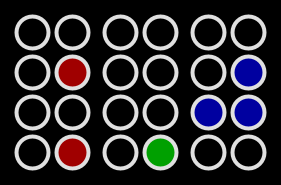
Frame 1 (no input)
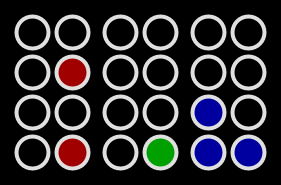
Frame 60 (the mouse pressed at the canvas centre just before this capture)
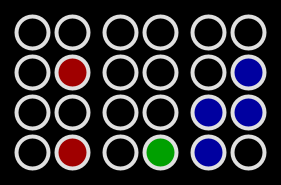
Frame 120 (the mouse held since frame 60 and released just before this capture)

The Processing sketch that drew these frames (run headless with seeded random() and noise(); from frame 60 on, the mouse is pressed at the canvas centre):

// Processing sketch: processing_67257
// ── processing_67257.pde

float r = 16.0;


void setup()
{
  size(281, 185, JAVA2D);
  frameRate(12);
  smooth();
}

void draw()
{
  background(0);
  stroke(224);

  strokeWeight(4);

  printClock(32, 32, color(160, 0, 0), hour());
  printClock(120, 32, color(0, 160, 0), minute());
  printClock(208, 32, color(0, 0, 160), second());
}

void printClock(int x, int y, color c, int number)
{
  String bin = bcd(number);

  for (int i = 0; i < bin.length() - 4; i++)
  {
    if (bin.charAt(i) == '1')
      fill(c);
    else
      noFill();

    ellipse(x, y + 40*i, r*2, r*2);
  }

  for (int i = 4; i < bin.length(); i++)
  {
    if (bin.charAt(i) == '1')
      fill(c);
    else
      noFill();

    ellipse(x + 40, y + 40*(i-4), r*2, r*2);
  }
}

String bcd(int number)
{
  int uni, dec;

  dec = int(number/10);
  uni = number - (dec*10);

  return binary(dec, 4) + binary(uni, 4);
}
